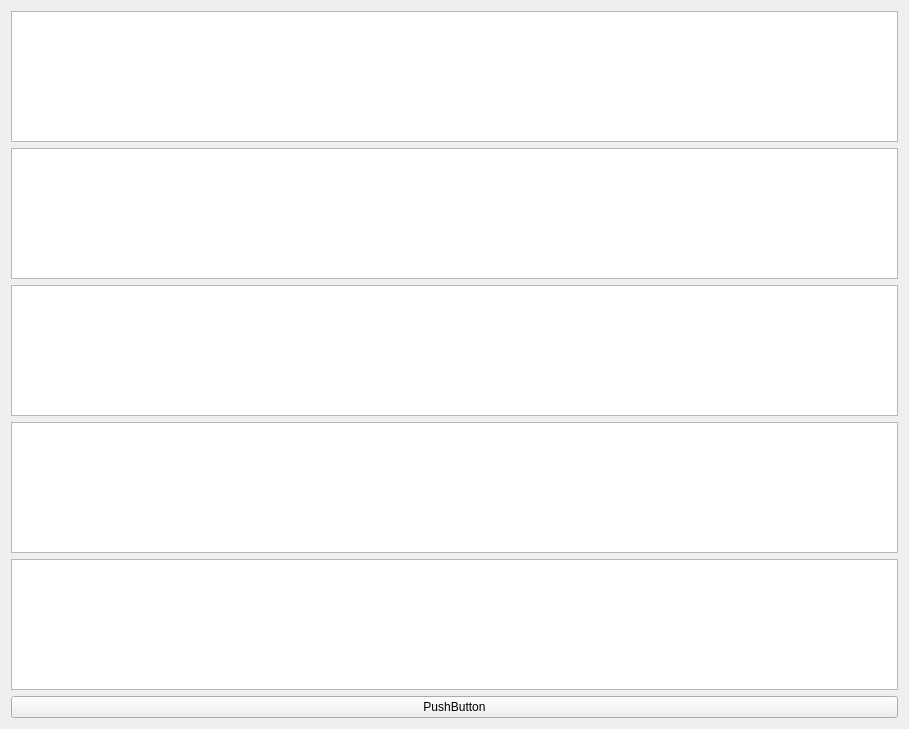
<?xml version="1.0" encoding="UTF-8"?>
<ui version="4.0">
 <class>pdf_page</class>
 <widget class="QWidget" name="pdf_page">
  <property name="geometry">
   <rect>
    <x>0</x>
    <y>0</y>
    <width>909</width>
    <height>729</height>
   </rect>
  </property>
  <property name="windowTitle">
   <string>Form</string>
  </property>
  <layout class="QGridLayout" name="gridLayout">
   <item row="0" column="0">
    <widget class="QChartView" name="chartView"/>
   </item>
   <item row="1" column="0">
    <widget class="QChartView" name="chartView_2"/>
   </item>
   <item row="2" column="0">
    <widget class="QChartView" name="chartView_3"/>
   </item>
   <item row="3" column="0">
    <widget class="QChartView" name="chartView_4"/>
   </item>
   <item row="4" column="0">
    <widget class="QChartView" name="chartView_5"/>
   </item>
   <item row="5" column="0">
    <widget class="QPushButton" name="pushButton">
     <property name="text">
      <string>PushButton</string>
     </property>
    </widget>
   </item>
  </layout>
 </widget>
 <customwidgets>
  <customwidget>
   <class>QChartView</class>
   <extends>QGraphicsView</extends>
   <header>qchartview.h</header>
  </customwidget>
 </customwidgets>
 <resources/>
 <connections/>
</ui>
